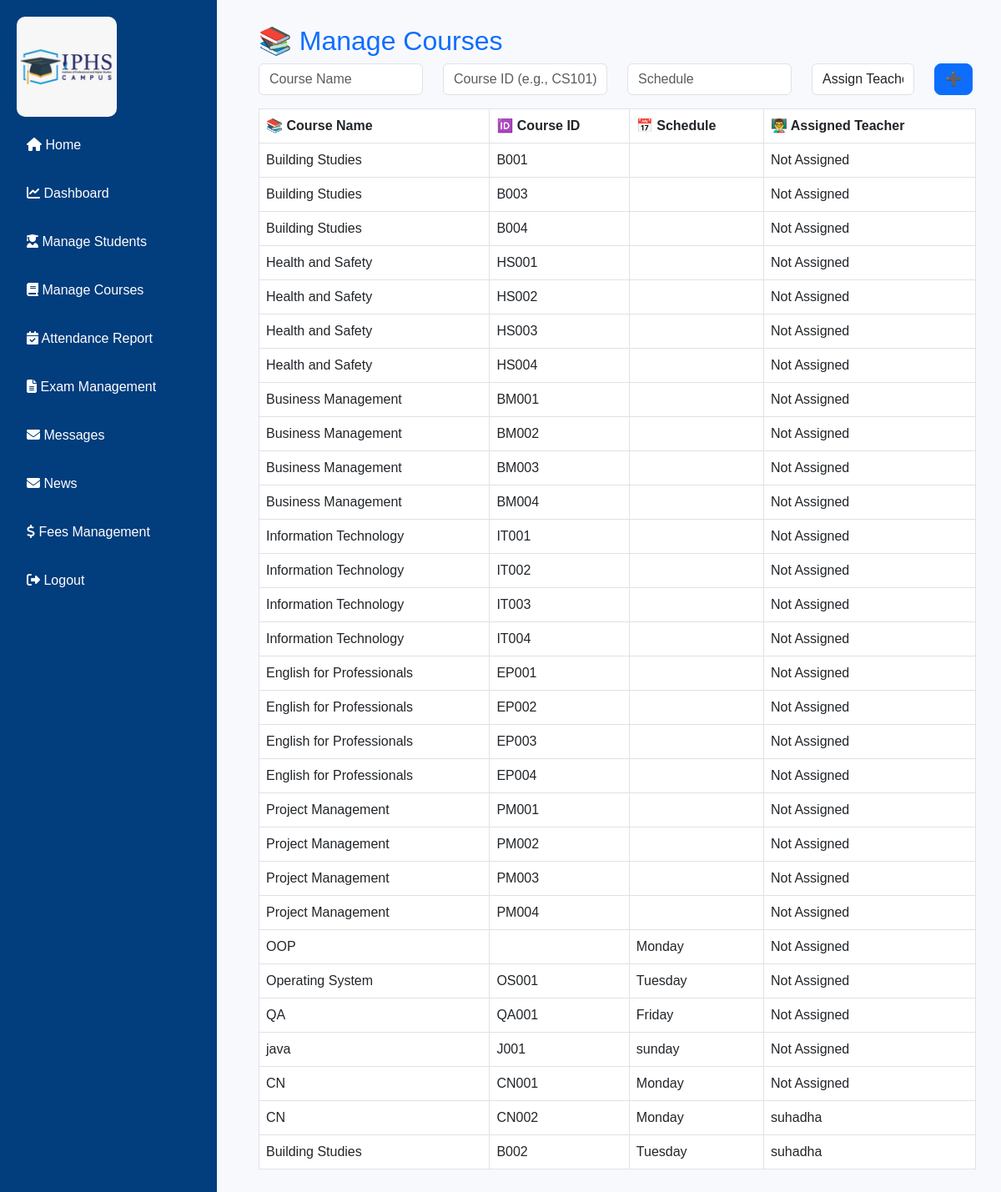
/admin/manage_courses.php (signed in), run on the app's committed database.
### tables this page shows
CREATE TABLE `courses` (
  `id` int(11) NOT NULL,
  `course_name` varchar(255) NOT NULL,
  `course_id` varchar(50) NOT NULL,
  `user_id` int(11) NOT NULL,
  `course_level` varchar(255) NOT NULL,
  `course_fee` int(100) NOT NULL,
  `installment_allowed` int(100) NOT NULL,
  `schedule` text DEFAULT NULL
);

CREATE TABLE `users` (
  `id` int(11) NOT NULL,
  `fullname` varchar(255) NOT NULL,
  `email` varchar(255) NOT NULL,
  `password` varchar(255) NOT NULL,
  `role` enum('admin','teacher','student') NOT NULL,
  `created_at` timestamp NOT NULL DEFAULT current_timestamp(),
  `profile_pic` varchar(255) NOT NULL,
  `reset_token` varchar(255) DEFAULT NULL,
  `reset_token_expiry` datetime DEFAULT NULL
);

### admin/manage_courses.php (the view, shortened to what this page needs)
<?php
include 'auth.php';
$role = $_SESSION['role'];
$user_id = $_SESSION['user_id'];
if ($role === 'admin') {
    $courses_query = "SELECT courses.id, courses.course_name, courses.course_id, courses.schedule,
                             users.fullname AS assigned_teacher
                      FROM courses
                      LEFT JOIN users ON courses.user_id = users.id";
    $courses_result = mysqli_query($conn, $courses_query);
} else {
    $courses_query = "SELECT id, course_name, course_id, schedule FROM courses WHERE user_id = ?";
    $stmt = mysqli_prepare($conn, $courses_query);
    mysqli_stmt_bind_param($stmt, "i", $user_id);
    mysqli_stmt_execute($stmt);
    $courses_result = mysqli_stmt_get_result($stmt);
}
?>
<!DOCTYPE html>
<html lang="en">
<head>
    <link rel="stylesheet" href="https://cdn.jsdelivr.net/npm/bootstrap@5.3.0/dist/css/bootstrap.min.css">
    <link rel="stylesheet" href="https://cdnjs.cloudflare.com/ajax/libs/font-awesome/6.4.2/css/all.min.css">
    <link rel="stylesheet" href="admin_dashboard.css">
</head>
<body>
<div class="sidebar" id="sidebarMenu">
    <img src="../images/logo.jpg" alt="IPHS Logo" class="logo">
    <a href="../index.php"><i class="fas fa-home"></i> Home</a>
    <a href="dashboardadmin.php"><i class="fas fa-chart-line"></i> Dashboard</a>
    <a href="manage_studentsadmin.php"><i class="fas fa-user-graduate"></i> Manage Students</a>
    <a href="manage_courses.php"><i class="fas fa-book"></i> Manage Courses</a>
    <a href="manage_attendance.php"><i class="fas fa-calendar-check"></i> Attendance Report</a>
    <a href="manage_examadmin.php"><i class="fas fa-file-alt"></i> Exam Management</a>
    <a href="messages.php"><i class="fas fa-envelope"></i> Messages</a>
    <a href="manage_news.php"><i class="fas fa-envelope"></i> News</a>
    <a href="fees.php"><i class="fas fa-dollar-sign"></i> Fees Management</a>
    <a href="../logout.php"><i class="fas fa-sign-out-alt"></i> Logout</a>
</div>
<div class="content">
    <h2 class="text-primary">📚 Manage Courses</h2>
    <?php if ($role === 'admin') { ?>
        <form method="post" class="mb-3">
            <div class="row">
                <div class="col-md-3">
                    <input type="text" name="course_name" class="form-control" placeholder="Course Name" required>
                </div>
                <div class="col-md-3">
                    <input type="text" name="course_id" class="form-control" placeholder="Course ID (e.g., CS101)" required>
                </div>
                <div class="col-md-3">
                    <input type="text" name="schedule" class="form-control" placeholder="Schedule" required>
                </div>
                <div class="col-md-2">
                    <select name="teacher_id" class="form-control" required>
                        <option value="">Assign Teacher</option>
                    </select>
                </div>
                <div class="col-md-1">
                    <button type="submit" name="add_course" class="btn btn-primary">➕</button>
                </div>
            </div>
        </form>
    <?php } ?>
    <table class="table table-bordered">
        <thead>
            <tr>
                <th>📚 Course Name</th>
                <th>🆔 Course ID</th>
                <th>📅 Schedule</th>
                <?php if ($role === 'admin') { echo '<th>👨‍🏫 Assigned Teacher</th>'; } ?>
            </tr>
        </thead>
        <tbody>
            <?php while ($course = mysqli_fetch_assoc($courses_result)) { ?>
                <tr>
                    <td><?= $course['course_name']; ?></td>
                    <td><?= $course['course_id']; ?></td>
                    <td><?= $course['schedule']; ?></td>
                    <td><?= $course['assigned_teacher'] ?? 'Not Assigned'; ?></td>
                </tr>
            <?php } ?>
        </tbody>
    </table>
</div>
</body>
</html>

### admin/admin_dashboard.css (style rules this page uses)
* { margin: 0; padding: 0; box-sizing: border-box; }
body { background-color: #f8f9fd; font-family: 'Poppins', sans-serif; transition: background 0.3s, color 0.3s; }
.sidebar { width: 260px; height: 100vh; position: fixed; left: 0; top: 0; background: #023d7d; color: white; padding: 20px; transition: left 0.3s ease; overflow-y: auto; z-index: 1000; }
.sidebar a { display: block; padding: 12px; color: white; text-decoration: none; font-size: 16px; border-radius: 5px; margin-bottom: 10px; transition: 0.3s; }
.logo { width: 120px; height: auto; border-radius: 10px; margin-bottom: 10px; }
.content { margin-left: 280px; padding: 30px; transition: margin 0.3s ease; max-height: 100vh; overflow-y: auto; }
.table thead { background: #023d7d; color: white; }
.btn { border-radius: 8px; font-size: 16px; transition: 0.3s; }

### data on the page
courses: course_name "Building Studies", course "B001", assigned_teacher "Not Assigned"
courses: course_name "Building Studies", course "B003", assigned_teacher "Not Assigned"
courses: course_name "Building Studies", course "B004", assigned_teacher "Not Assigned"
courses: course_name "Health and Safety", course "HS001", assigned_teacher "Not Assigned"
courses: course_name "Health and Safety", course "HS002", assigned_teacher "Not Assigned"
courses: course_name "Health and Safety", course "HS003", assigned_teacher "Not Assigned"
courses: course_name "Health and Safety", course "HS004", assigned_teacher "Not Assigned"
courses: course_name "Business Management", course "BM001", assigned_teacher "Not Assigned"
courses: course_name "Business Management", course "BM002", assigned_teacher "Not Assigned"
courses: course_name "Business Management", course "BM003", assigned_teacher "Not Assigned"
courses: course_name "Business Management", course "BM004", assigned_teacher "Not Assigned"
courses: course_name "Information Technology", course "IT001", assigned_teacher "Not Assigned"
courses: course_name "Information Technology", course "IT002", assigned_teacher "Not Assigned"
courses: course_name "Information Technology", course "IT003", assigned_teacher "Not Assigned"
courses: course_name "Information Technology", course "IT004", assigned_teacher "Not Assigned"
courses: course_name "English for Professionals", course "EP001", assigned_teacher "Not Assigned"
courses: course_name "English for Professionals", course "EP002", assigned_teacher "Not Assigned"
courses: course_name "English for Professionals", course "EP003", assigned_teacher "Not Assigned"
courses: course_name "English for Professionals", course "EP004", assigned_teacher "Not Assigned"
courses: course_name "Project Management", course "PM001", assigned_teacher "Not Assigned"
courses: course_name "Project Management", course "PM002", assigned_teacher "Not Assigned"
courses: course_name "Project Management", course "PM003", assigned_teacher "Not Assigned"
courses: course_name "Project Management", course "PM004", assigned_teacher "Not Assigned"
courses: course_name "OOP", schedule "Monday", assigned_teacher "Not Assigned"
courses: course_name "Operating System", course "OS001", schedule "Tuesday", assigned_teacher "Not Assigned"
courses: course_name "QA", course "QA001", schedule "Friday", assigned_teacher "Not Assigned"
courses: course_name "java", course "J001", schedule "sunday", assigned_teacher "Not Assigned"
courses: course_name "CN", course "CN001", schedule "Monday", assigned_teacher "Not Assigned"
courses: course_name "CN", course "CN002", schedule "Monday", user.fullname "suhadha"
courses: course_name "Building Studies", course "B002", schedule "Tuesday", user.fullname "suhadha"
